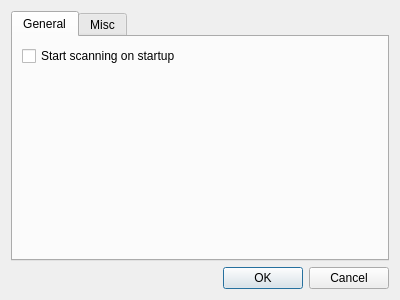
<?xml version="1.0" encoding="UTF-8"?>
<ui version="4.0">
 <class>SettingsDialog</class>
 <widget class="QDialog" name="SettingsDialog">
  <property name="geometry">
   <rect>
    <x>0</x>
    <y>0</y>
    <width>400</width>
    <height>300</height>
   </rect>
  </property>
  <property name="windowTitle">
   <string>Settings</string>
  </property>
  <property name="windowIcon">
   <iconset resource="graphics.qrc">
    <normaloff>:/icon/setting</normaloff>:/icon/setting</iconset>
  </property>
  <layout class="QVBoxLayout" name="verticalLayout">
   <item>
    <widget class="QTabWidget" name="tabWidget">
     <property name="currentIndex">
      <number>0</number>
     </property>
     <widget class="QWidget" name="tab">
      <attribute name="title">
       <string>General</string>
      </attribute>
      <layout class="QVBoxLayout" name="verticalLayout_2">
       <item>
        <widget class="QCheckBox" name="checkBox">
         <property name="text">
          <string>Start scanning on startup</string>
         </property>
        </widget>
       </item>
       <item>
        <spacer name="verticalSpacer">
         <property name="orientation">
          <enum>Qt::Vertical</enum>
         </property>
         <property name="sizeHint" stdset="0">
          <size>
           <width>20</width>
           <height>40</height>
          </size>
         </property>
        </spacer>
       </item>
      </layout>
     </widget>
     <widget class="QWidget" name="tab_2">
      <attribute name="title">
       <string>Misc</string>
      </attribute>
     </widget>
    </widget>
   </item>
   <item>
    <widget class="QDialogButtonBox" name="buttonBox">
     <property name="orientation">
      <enum>Qt::Horizontal</enum>
     </property>
     <property name="standardButtons">
      <set>QDialogButtonBox::Cancel|QDialogButtonBox::Ok</set>
     </property>
    </widget>
   </item>
  </layout>
 </widget>
 <resources>
  <include location="graphics.qrc"/>
 </resources>
 <connections>
  <connection>
   <sender>buttonBox</sender>
   <signal>accepted()</signal>
   <receiver>SettingsDialog</receiver>
   <slot>accept()</slot>
   <hints>
    <hint type="sourcelabel">
     <x>248</x>
     <y>254</y>
    </hint>
    <hint type="destinationlabel">
     <x>157</x>
     <y>274</y>
    </hint>
   </hints>
  </connection>
  <connection>
   <sender>buttonBox</sender>
   <signal>rejected()</signal>
   <receiver>SettingsDialog</receiver>
   <slot>reject()</slot>
   <hints>
    <hint type="sourcelabel">
     <x>316</x>
     <y>260</y>
    </hint>
    <hint type="destinationlabel">
     <x>286</x>
     <y>274</y>
    </hint>
   </hints>
  </connection>
 </connections>
</ui>
